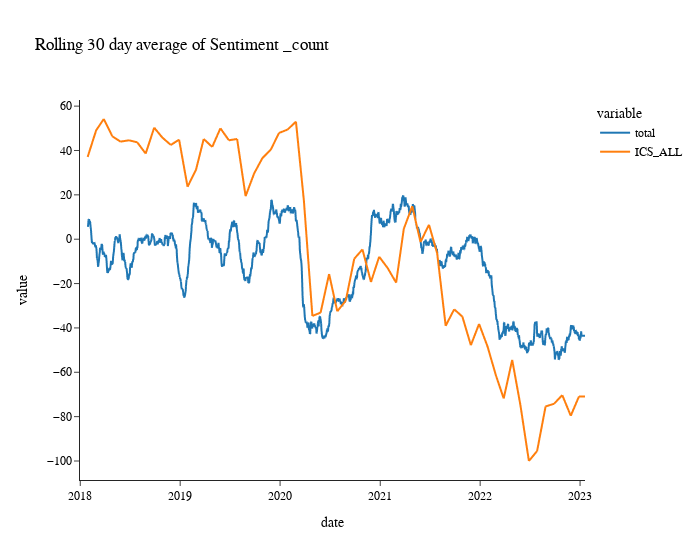

The cell this chart's notebook holds for it:
### Code cell
fig = px.line(merged_plot, x=merged_plot.index, y=["total","ICS_ALL"], title=f"Rolling 30 day average of Sentiment {type_stat}",template="simple_white",width=700)
fig.update_layout(
    font_family="Georgia",
    font_color="black",
)
fig.show()

### Figure 1 — Plotly figure (JSON) as saved in the notebook; plotly's stock layout.template omitted (floating-point values rounded to 4 significant figures; data arrays with more than 128 entries replaced by an {"elided": "..."} marker saying what was removed)
{"data": [{"hovertemplate": "variable=total<br>date=%{x}<br>value=%{y}<extra></extra>", "legendgroup": "total", "line": {"color": "#1F77B4", "dash": "solid"}, "marker": {"symbol": "circle"}, "mode": "lines", "name": "total", "showlegend": true, "type": "scattergl", "x": {"elided": "1846 str values"}, "xaxis": "x", "y": {"elided": "1846 float values"}, "yaxis": "y"}, {"hovertemplate": "variable=ICS_ALL<br>date=%{x}<br>value=%{y}<extra></extra>", "legendgroup": "ICS_ALL", "line": {"color": "#FF7F0E", "dash": "solid"}, "marker": {"symbol": "circle"}, "mode": "lines", "name": "ICS_ALL", "showlegend": true, "type": "scattergl", "x": {"elided": "1846 str values"}, "xaxis": "x", "y": {"elided": "1846 float values"}, "yaxis": "y"}], "layout": {"font": {"color": "black", "family": "Georgia"}, "legend": {"title": {"text": "variable"}, "tracegroupgap": 0}, "title": {"text": "Rolling 30 day average of Sentiment _count"}, "width": 700, "xaxis": {"anchor": "y", "domain": [0, 1], "title": {"text": "date"}}, "yaxis": {"anchor": "x", "domain": [0, 1], "title": {"text": "value"}}}}
